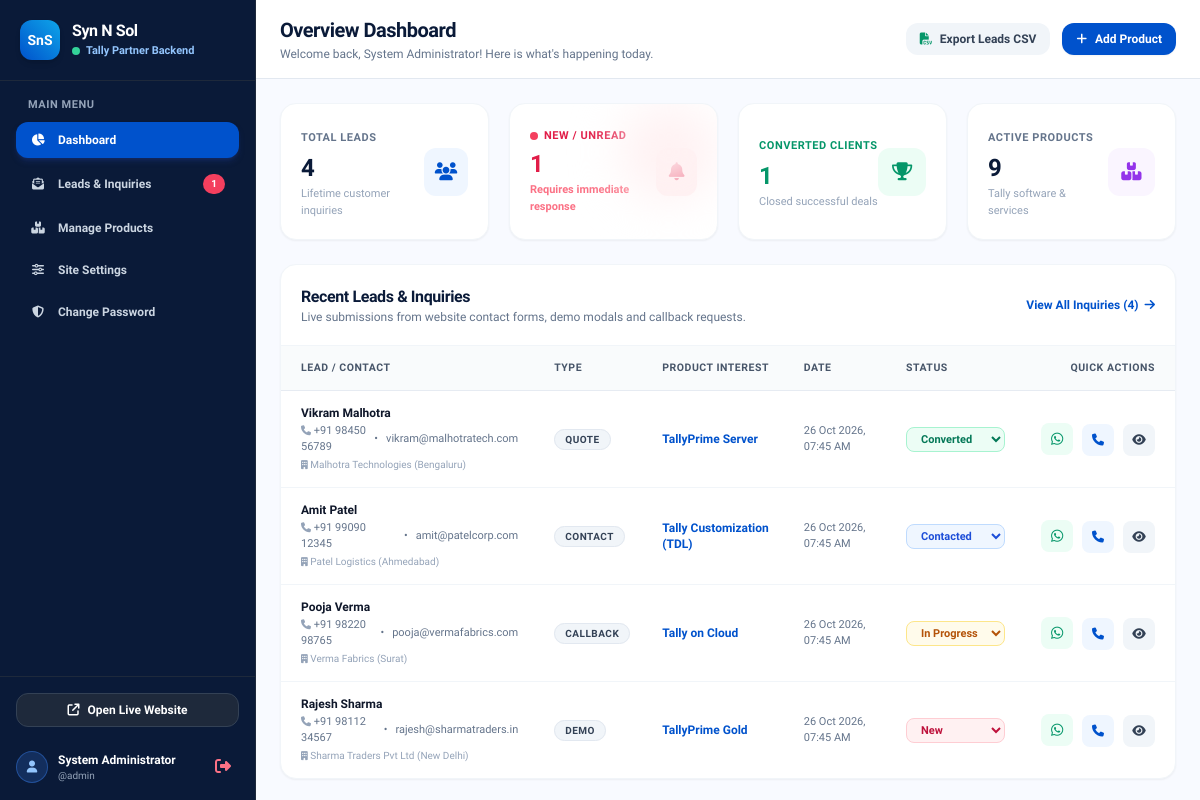
The page /admin/index.php (signed in) on the database its author committed.
### tables this page shows
CREATE TABLE IF NOT EXISTS `inquiries` (
  `id` INT AUTO_INCREMENT PRIMARY KEY,
  `type` VARCHAR(30) NOT NULL DEFAULT 'contact',  
  `name` VARCHAR(100) NOT NULL,
  `phone` VARCHAR(25) NOT NULL,
  `email` VARCHAR(120) DEFAULT NULL,
  `company` VARCHAR(120) DEFAULT NULL,
  `city` VARCHAR(80) DEFAULT NULL,
  `product_interest` VARCHAR(120) DEFAULT NULL,
  `message` TEXT DEFAULT NULL,
  `status` ENUM('new', 'in_progress', 'contacted', 'converted', 'closed') DEFAULT 'new',
  `notes` TEXT DEFAULT NULL,
  `created_at` TIMESTAMP DEFAULT CURRENT_TIMESTAMP,
  INDEX idx_status (`status`),
  INDEX idx_type (`type`),
  INDEX idx_created (`created_at`)
);

### admin/index.php (the view, shortened to what this page needs)
<?php
require_once __DIR__ . '/../config/db.php';
$totalInquiries = (int)$pdo->query("SELECT COUNT(*) FROM inquiries")->fetchColumn();
$newInquiriesCount = (int)$pdo->query("SELECT COUNT(*) FROM inquiries WHERE status = 'new'")->fetchColumn();
$convertedInquiries = (int)$pdo->query("SELECT COUNT(*) FROM inquiries WHERE status = 'converted'")->fetchColumn();
$totalProducts = (int)$pdo->query("SELECT COUNT(*) FROM products WHERE is_active = 1")->fetchColumn();
$stmt = $pdo->query("SELECT * FROM inquiries ORDER BY created_at DESC LIMIT 8");
$recentInquiries = $stmt->fetchAll();
require_once __DIR__ . '/includes/header.php';
require_once __DIR__ . '/includes/sidebar.php';
?>
<main class="flex-1 min-w-0 overflow-y-auto">
  <div class="bg-white border-b border-slate-200 px-6 py-4 flex flex-col sm:flex-row sm:items-center justify-between gap-4 sticky top-0 z-30 shadow-xs">
    <div>
      <h1 class="text-xl font-extrabold text-[#0a1a38] tracking-tight">Overview Dashboard</h1>
      <p class="text-xs text-slate-500 mt-0.5">Welcome back, <?= htmlspecialchars($_SESSION['admin_name'] ?? 'Admin') ?>! Here is what's happening today.</p>
    </div>
    <div class="flex items-center gap-3">
      <a href="../api/inquiries.php?export=csv" class="inline-flex items-center gap-2 px-3.5 py-2 rounded-xl text-xs font-bold text-slate-700 bg-slate-100 hover:bg-slate-200 transition-colors shadow-xs">
        <i class="fa-solid fa-file-csv text-emerald-600"></i>
        <span>Export Leads CSV</span>
      </a>
      <a href="products.php?action=new" class="inline-flex items-center gap-2 px-3.5 py-2 rounded-xl text-xs font-bold text-white bg-[#0052cc] hover:bg-[#0043a8] transition-colors shadow-sm">
        <i class="fa-solid fa-plus text-xs"></i>
        <span>Add Product</span>
      </a>
    </div>
  </div>
  <div class="p-6 space-y-6 max-w-7xl">
    <div class="grid grid-cols-1 sm:grid-cols-2 lg:grid-cols-4 gap-5">
      <div class="bg-white rounded-2xl p-5 border border-slate-100 shadow-sm flex items-center justify-between">
        <div>
          <span class="text-[11px] font-bold text-slate-500 uppercase tracking-wider">Total Leads</span>
          <div class="text-2xl font-black text-[#0a1a38] mt-1"><?= $totalInquiries ?></div>
          <span class="text-[11px] text-slate-400 mt-0.5 block">Lifetime customer inquiries</span>
        </div>
        <div class="w-12 h-12 rounded-xl bg-blue-50 text-[#0052cc] flex items-center justify-center text-lg">
          <i class="fa-solid fa-users"></i>
        </div>
      </div>
      <div class="bg-white rounded-2xl p-5 border border-slate-100 shadow-sm flex items-center justify-between relative overflow-hidden">
        <div>
          <span class="text-[11px] font-bold text-rose-600 uppercase tracking-wider flex items-center gap-1.5">
            <span class="w-2 h-2 rounded-full bg-rose-500 animate-ping"></span>
            New / Unread
          </span>
          <div class="text-2xl font-black text-rose-600 mt-1"><?= $newInquiriesCount ?></div>
          <span class="text-[11px] text-rose-400 font-semibold mt-0.5 block">Requires immediate response</span>
        </div>
        <div class="w-12 h-12 rounded-xl bg-rose-50 text-rose-600 flex items-center justify-center text-lg">
          <i class="fa-solid fa-bell"></i>
        </div>
      </div>
      <div class="bg-white rounded-2xl p-5 border border-slate-100 shadow-sm flex items-center justify-between">
        <div>
          <span class="text-[11px] font-bold text-emerald-600 uppercase tracking-wider">Converted Clients</span>
          <div class="text-2xl font-black text-emerald-600 mt-1"><?= $convertedInquiries ?></div>
          <span class="text-[11px] text-slate-400 mt-0.5 block">Closed successful deals</span>
        </div>
        <div class="w-12 h-12 rounded-xl bg-emerald-50 text-emerald-600 flex items-center justify-center text-lg">
          <i class="fa-solid fa-trophy"></i>
        </div>
      </div>
      <div class="bg-white rounded-2xl p-5 border border-slate-100 shadow-sm flex items-center justify-between">
        <div>
          <span class="text-[11px] font-bold text-slate-500 uppercase tracking-wider">Active Products</span>
          <div class="text-2xl font-black text-[#0a1a38] mt-1"><?= $totalProducts ?></div>
          <span class="text-[11px] text-slate-400 mt-0.5 block">Tally software & services</span>
        </div>
        <div class="w-12 h-12 rounded-xl bg-purple-50 text-purple-600 flex items-center justify-center text-lg">
          <i class="fa-solid fa-boxes-stacked"></i>
        </div>
      </div>
    </div>
    <div class="bg-white rounded-2xl border border-slate-100 shadow-sm overflow-hidden">
      <div class="p-5 border-b border-slate-100 flex flex-col sm:flex-row sm:items-center justify-between gap-3">
        <div>
          <h2 class="text-base font-extrabold text-[#0a1a38] tracking-tight">Recent Leads & Inquiries</h2>
          <p class="text-xs text-slate-500">Live submissions from website contact forms, demo modals and callback requests.</p>
        </div>
        <a href="inquiries.php" class="inline-flex items-center gap-1.5 text-xs font-bold text-[#0052cc] hover:text-[#003bb3] transition-colors">
          <span>View All Inquiries (<?= $totalInquiries ?>)</span>
          <i class="fa-solid fa-arrow-right text-xs"></i>
        </a>
      </div>
      <div class="overflow-x-auto">
        <table class="w-full text-left text-xs border-collapse">
          <thead>
            <tr class="bg-slate-50/80 text-slate-600 font-bold border-b border-slate-200/80 uppercase text-[10.5px] tracking-wider">
              <th class="py-3.5 px-5">Lead / Contact</th>
              <th class="py-3.5 px-4">Type</th>
              <th class="py-3.5 px-4">Product Interest</th>
              <th class="py-3.5 px-4">Date</th>
              <th class="py-3.5 px-4">Status</th>
              <th class="py-3.5 px-5 text-right">Quick Actions</th>
            </tr>
          </thead>
          <tbody class="divide-y divide-slate-100">
            <?php if (empty($recentInquiries)): ?>
              <tr>
                <td colspan="6" class="py-12 text-center text-slate-400 font-semibold">
                  No inquiries received yet. Submit a test form on the website to see it here!
                </td>
              </tr>
            <?php else: ?>
              <?php foreach ($recentInquiries as $lead):
                $cleanPhone = preg_replace('/[^0-9]/', '', $lead['phone']);
                $statusColors = [
                  'new'         => 'bg-rose-50 text-rose-700 border-rose-200',
                  'in_progress' => 'bg-amber-50 text-amber-700 border-amber-200',
                  'contacted'   => 'bg-blue-50 text-blue-700 border-blue-200',
                  'converted'   => 'bg-emerald-50 text-emerald-700 border-emerald-200',
                  'closed'      => 'bg-slate-100 text-slate-600 border-slate-200',
                ];
                $statusBadge = $statusColors[$lead['status']] ?? 'bg-slate-100 text-slate-700 border-slate-200';
              ?>
                <tr class="hover:bg-slate-50/60 transition-colors">
                  <td class="py-3.5 px-5">
                    <div class="font-bold text-slate-900 text-xs"><?= htmlspecialchars($lead['name']) ?></div>
                    <div class="text-[11px] text-slate-500 flex items-center gap-2 mt-0.5">
                      <span><i class="fa-solid fa-phone text-[10px] text-slate-400"></i> <?= htmlspecialchars($lead['phone']) ?></span>
                      <?php if (!empty($lead['email'])): ?>
                        <span>•</span>
                        <span><?= htmlspecialchars($lead['email']) ?></span>
                      <?php endif; ?>
                    </div>
                    <?php if (!empty($lead['company'])): ?>
                      <div class="text-[10px] text-slate-400 font-medium mt-0.5">
                        <i class="fa-solid fa-building text-[9px]"></i> <?= htmlspecialchars($lead['company']) ?>
                        <?= !empty($lead['city']) ? '(' . htmlspecialchars($lead['city']) . ')' : '' ?>
                      </div>
                    <?php endif; ?>
                  </td>
                  <td class="py-3.5 px-4">
                    <span class="px-2.5 py-1 rounded-full text-[10px] font-extrabold uppercase tracking-wider bg-slate-100 text-slate-700 border border-slate-200">
                      <?= htmlspecialchars($lead['type']) ?>
                    </span>
                  </td>
                  <td class="py-3.5 px-4">
                    <span class="font-bold text-[#0052cc] text-xs">
                      <?= htmlspecialchars($lead['product_interest'] ?: 'General Inquiry') ?>
                    </span>
                  </td>
                  <td class="py-3.5 px-4 text-slate-500 text-[11px]">
                    <?= date('d M Y, h:i A', strtotime($lead['created_at'])) ?>
                  </td>
                  <td class="py-3.5 px-4">
                    <form method="POST" action="index.php" class="inline-block">
                      <select name="status" onchange="this.form.submit()" class="px-2.5 py-1 rounded-lg text-[11px] font-bold border cursor-pointer <?= $statusBadge ?> focus:outline-none">
                        <option value="new" <?= $lead['status'] === 'new' ? 'selected' : '' ?>>New</option>
                        <option value="in_progress" <?= $lead['status'] === 'in_progress' ? 'selected' : '' ?>>In Progress</option>
                        <option value="contacted" <?= $lead['status'] === 'contacted' ? 'selected' : '' ?>>Contacted</option>
                        <option value="converted" <?= $lead['status'] === 'converted' ? 'selected' : '' ?>>Converted</option>
                      </select>
                    </form>
                  </td>
                  <td class="py-3.5 px-5 text-right space-x-1.5 whitespace-nowrap">
                    <a
                      href="https://wa.me/<?= $cleanPhone ?>?text=Hello%20<?= urlencode($lead['name']) ?>,%20thank%20you%20for%20contacting%20R.S%20Enterprises%20regarding%20<?= urlencode($lead['product_interest'] ?? 'Tally') ?>."
                      target="_blank"
                      title="Chat on WhatsApp"
                      class="inline-flex items-center justify-center w-8 h-8 rounded-lg bg-emerald-50 text-emerald-600 hover:bg-emerald-600 hover:text-white transition-colors"
                    >
                      <i class="fa-brands fa-whatsapp text-sm"></i>
                    </a>
                    <a
                      href="tel:<?= $cleanPhone ?>"
                      title="Call Lead"
                      class="inline-flex items-center justify-center w-8 h-8 rounded-lg bg-blue-50 text-[#0052cc] hover:bg-[#0052cc] hover:text-white transition-colors"
                    >
                      <i class="fa-solid fa-phone text-xs"></i>
                    </a>
                    <a
                      href="inquiries.php?id=<?= $lead['id'] ?>"
                      title="View Details"
                      class="inline-flex items-center justify-center w-8 h-8 rounded-lg bg-slate-100 text-slate-700 hover:bg-slate-200 transition-colors"
                    >
                      <i class="fa-solid fa-eye text-xs"></i>
                    </a>
                  </td>
                </tr>
              <?php endforeach; ?>
            <?php endif; ?>
          </tbody>
        </table>
      </div>
    </div>
  </div>
</main>
  </div>
</body>
</html>

### admin/includes/header.php (style rules this page uses)
body { font-family: 'Plus Jakarta Sans', sans-serif; }

### rows shown on the page
inquiries: name "Vikram Malhotra", phone "+91 98450 56789", email "vikram@malhotratech.com", company "Malhotra Technologies", city "Bengaluru", type "QUOTE", product_interest "TallyPrime Server", created_at "26 Oct 2026, 07:45 AM", status "Converted"
inquiries: name "Amit Patel", phone "+91 99090 12345", email "amit@patelcorp.com", company "Patel Logistics", city "Ahmedabad", type "CONTACT", product_interest "Tally Customization (TDL)", created_at "26 Oct 2026, 07:45 AM", status "Contacted"
inquiries: name "Pooja Verma", phone "+91 98220 98765", email "pooja@vermafabrics.com", company "Verma Fabrics", city "Surat", type "CALLBACK", product_interest "Tally on Cloud", created_at "26 Oct 2026, 07:45 AM", status "In Progress"
inquiries: name "Rajesh Sharma", phone "+91 98112 34567", email "rajesh@sharmatraders.in", company "Sharma Traders Pvt Ltd", city "New Delhi", type "DEMO", product_interest "TallyPrime Gold", created_at "26 Oct 2026, 07:45 AM", status "New"

### other values the page prints
$newInquiriesCount "1"
$adminName "System Administrator"
$adminUser "admin"
$_SESSION['admin_name'] "System Administrator"
$totalInquiries "4"
$convertedInquiries "1"
$totalProducts "9"
